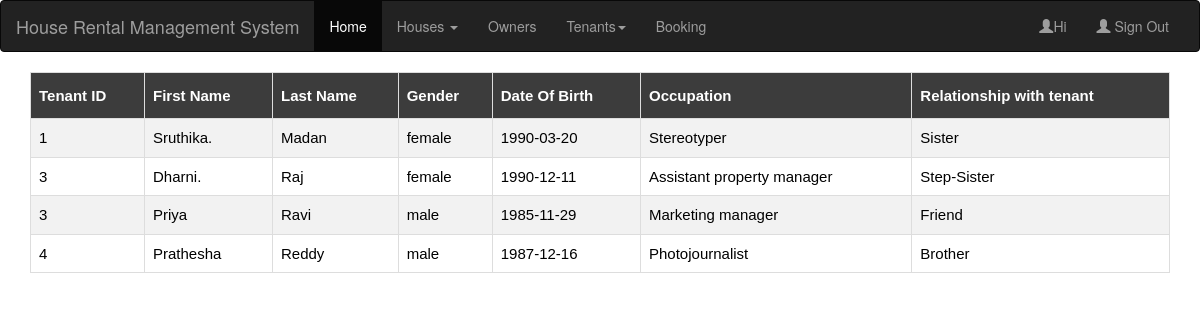
/members.php, run on the app's committed database.
### tables this page shows
CREATE TABLE IF NOT EXISTS `member` (
  `t_id` int(11) NOT NULL,
  `fname` varchar(20) NOT NULL,
  `lname` varchar(20) NOT NULL,
  `occupation` varchar(50) DEFAULT NULL,
  `gender` varchar(10) DEFAULT NULL,
  `dob` date DEFAULT NULL,
  `relationship` varchar(20) DEFAULT NULL
);

### members.php (the view, shortened to what this page needs)
<!DOCTYPE html>
<html lang="en">
<head>
   <link rel="stylesheet" type="text/css" href="table.css">
  <link rel="stylesheet" href="https://maxcdn.bootstrapcdn.com/bootstrap/3.4.0/css/bootstrap.min.css">
</head>
<body>
<nav class="navbar navbar-inverse">
  <div class="container-fluid">
    <div class="navbar-header">
      <a class="navbar-brand" href="#">House Rental Management System</a>
    </div>
    <div class="collapse navbar-collapse" id="myNavbar">
      <ul class="nav navbar-nav">
        <li class="active"><a href="home.php">Home</a></li>
        <li class="dropdown">
          <a class="dropdown-toggle" data-toggle="dropdown" href="#">Houses <span class="caret"></span></a>
        </li>
        <li><a href="owner.php">Owners</a></li>
        <li class="dropdown">
          <a class="dropdown-toggle" data-toggle="dropdown" href="#">Tenants<span class="caret"></span></a>
          </li>
        <li><a href="booking.php">Booking</a></li>
      </ul>
      <ul class="nav navbar-nav navbar-right">
         <li><a href="#"><span class="glyphicon glyphicon-user"></span>Hi <?php session_start();echo $_SESSION['uname'];?></a>
         </li>
        <li><a href="index.html"><span class="glyphicon glyphicon-user"></span> Sign Out</a></li>
      </ul>
    </div>
  </div>
</nav>
<div class="container">
  <table border="1" id="customers">
    <tr>
      <th>Tenant ID</th>
      <th>First Name</th>
      <th>Last Name</th>
      <th>Gender</th>
      <th>Date Of Birth</th>
      <th>Occupation</th>
      <th>Relationship with tenant</th>
    </tr>
<?php
include("connection.php");
$query="select * from member";
$data=mysqli_query($conn,$query);
while($result=mysqli_fetch_assoc($data))
{
 echo "<tr><td>".$result['t_id']."</td><td>".$result['fname']."</td><td>".$result['lname']."</td><td>".$result['gender']."</td><td>".$result['dob']."</td><td>".$result['occupation']."</td><td>".$result['relationship']."</td></tr>";
}
echo "</table>";
?>
</div>
</body>
</html>

### table.css (style rules this page uses)
table { width:100%; color: black; font-family: monospace; font-size: 15px; text-align: left; border-color: black; border-style: solid; }
#customers { font-family: "Trebuchet MS", Arial, Helvetica, sans-serif; border-collapse: collapse; width: 100%; }
#customers td, #customers th { border: 1px solid #ddd; padding: 8px; }
#customers tr:nth-child(even) { background-color: #f2f2f2; }
#customers th { padding-top: 12px; padding-bottom: 12px; text-align: left; background-color: #3c3c3c; color: white; }

### data on the page
member: t "1", fname "Sruthika.", lname "Madan", gender "female", dob "1990-03-20", occupation "Stereotyper", relationship "Sister"
member: t "3", fname "Dharni.", lname "Raj", gender "female", dob "1990-12-11", occupation "Assistant property manager", relationship "Step-Sister"
member: t "3", fname "Priya", lname "Ravi", gender "male", dob "1985-11-29", occupation "Marketing manager", relationship "Friend"
member: t "4", fname "Prathesha", lname "Reddy", gender "male", dob "1987-12-16", occupation "Photojournalist", relationship "Brother"
